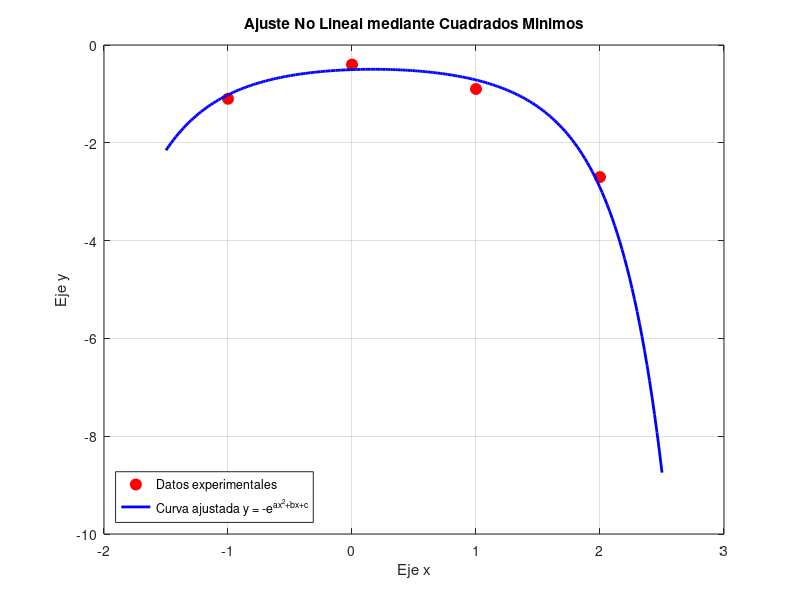

MATLAB code for this plot:
%se sospecha q los datos de la sgte taabla 
x=[-1;0;1;2];
y=[-1.1;-0.4;-0.9;-2.7];
%fueron producidos por una funcion de la forma 
%-eax^2+bx+c
y2=log(-y); %esto lo hacemos porq suponemos q fue producido
%por la funcion q mostramos arriba, entonces para "bajar" 
%el exponente le aplicamos el ln.
p=polyfit(x,y2,2);
disp('Los coeficientes hallados para el modelo son [a, b, c]:');
disp(p);

% Generamos un vector 'xx' suave en el intervalo pedido [-1.5, 2.5] [cite: 146]
xx = linspace(-1.5, 2.5, 200);

% 1. Evaluamos el polinomio cuadrático con los puntos 'xx'
% yy2_eval representa los valores de ln(-y)
yy2_eval = polyval(p, xx);

% 2. DESHACEMOS LA TRANSFORMACIÓN para graficar la curva original
% Sabiendo que yy2 = ln(-y)  =>  e^(yy2) = -y  =>  y = -e^(yy2)
yy_eval = -exp(yy2_eval);

% Graficamos
figure(1);
% Graficamos los datos experimentales originales con círculos rojos [cite: 179]
plot(x, y, 'ro', 'markersize', 8, 'markerfacecolor', 'r'); 
hold on;
% Graficamos la curva exponencial ajustada con línea continua azul [cite: 146]
plot(xx, yy_eval, 'b-', 'linewidth', 2); 
grid on;

% Configuraciones visuales del gráfico
title('Ajuste No Lineal mediante Cuadrados Minimos');
xlabel('Eje x'); 
ylabel('Eje y');
legend('Datos experimentales', 'Curva ajustada y = -e^{ax^2+bx+c}', 'Location', 'southwest');
hold off;
